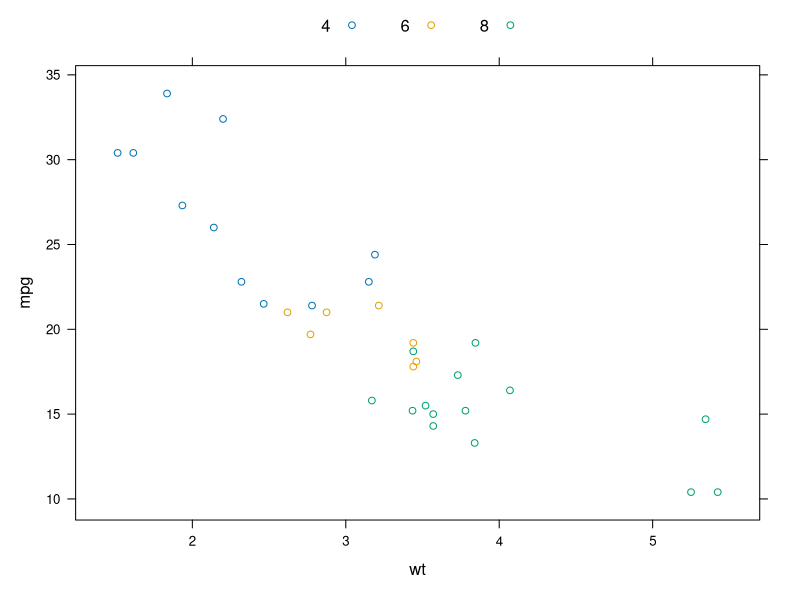
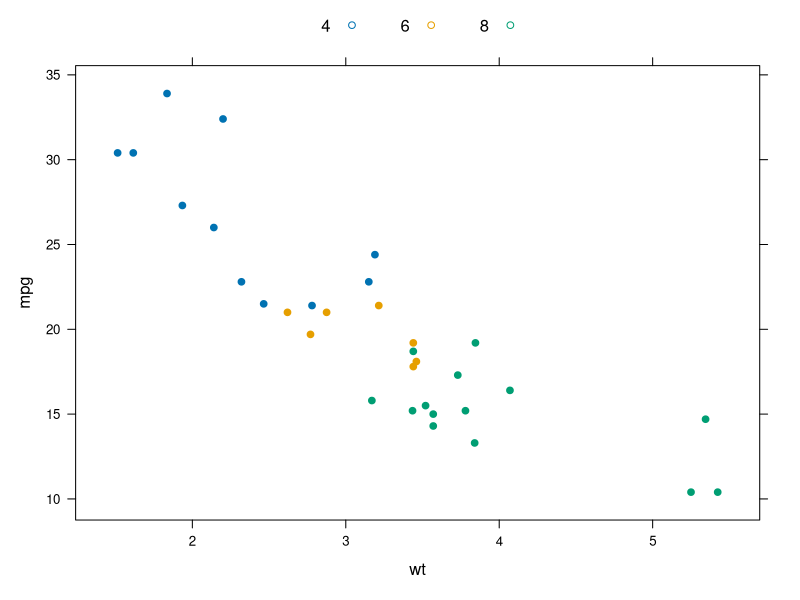
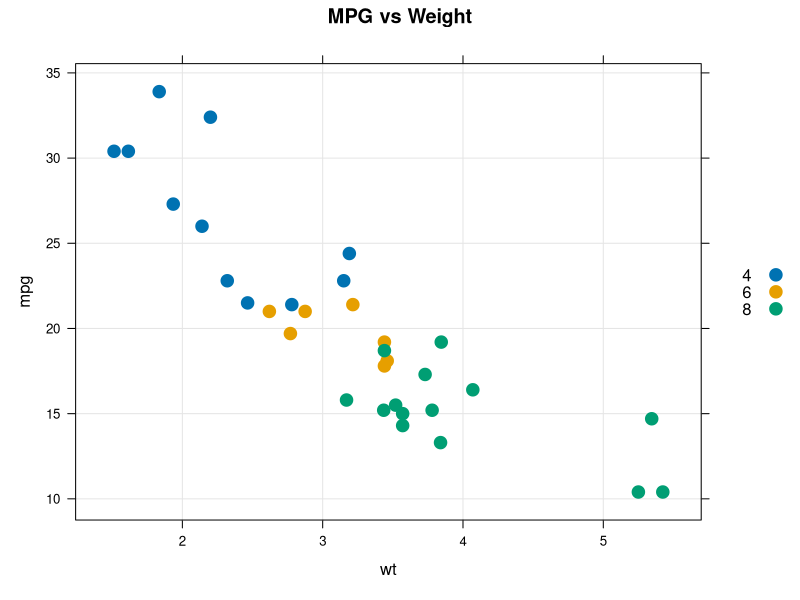
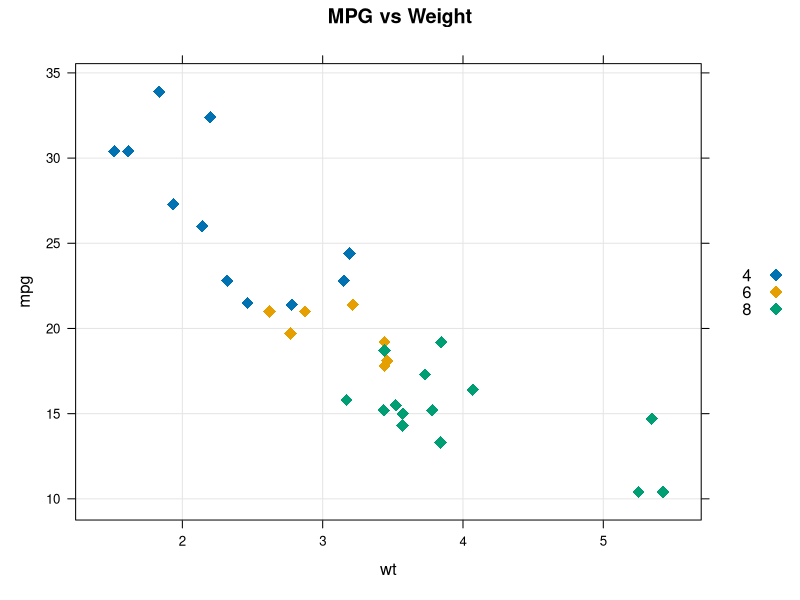
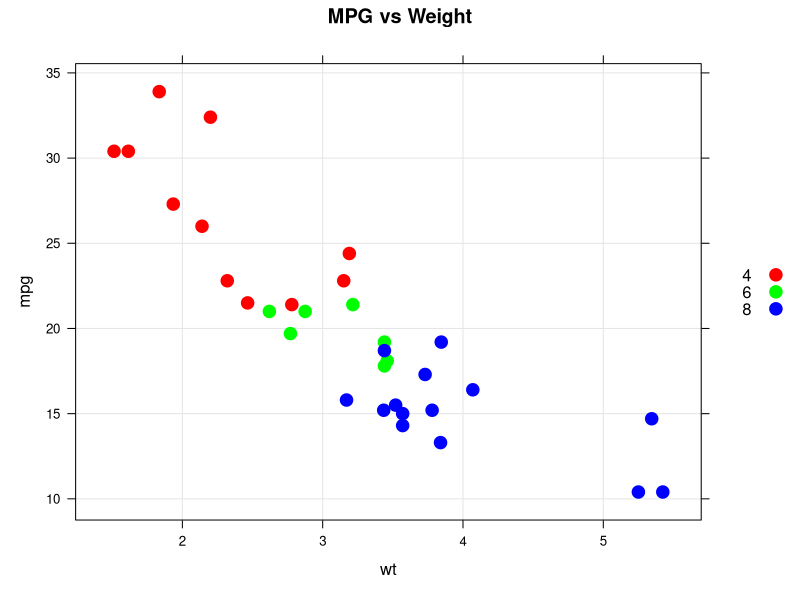

The R script that drew these images, in order:
## ---- chunk 1
library(lattice)
xyplot(mpg~wt,data=mtcars,
              group=cyl,
              auto.key=list(columns=3))

## ---- chunk 2
library(lattice)
xyplot(mpg~wt,data=mtcars,
              group=cyl,
              auto.key=list(columns=3),
              pch=19)

## ---- chunk 3
library(lattice)
xyplot(mpg~wt,data=mtcars,
              group=cyl,
              type=c("p","g"),
              main="MPG vs Weight",
              par.settings=list(superpose.symbol=list(pch=c(19), cex=1.5)), 
                                                       auto.key=list(space="right"))
                                                     
                                                    
## ---- chunk 4
library(lattice)
xyplot(mpg~wt,data=mtcars,
              group=cyl,
              type=c("p","g"),
              main="MPG vs Weight",
              par.settings=list(superpose.symbol=list(pch=c(18), cex=1.5)), 
                                                      auto.key=list(space="right"))
                                                     
                                                    
## ---- chunk 5
library(lattice)
colors <- rainbow(3)

xyplot(mpg~wt,data=mtcars,
              group=cyl,
              type=c("p","g"),
              main="MPG vs Weight",
              col=colors,
              par.settings=list(superpose.symbol=list(col=colors,pch=c(19), cex=1.5)),
                                                       auto.key=list(space="right"))
                                                     
